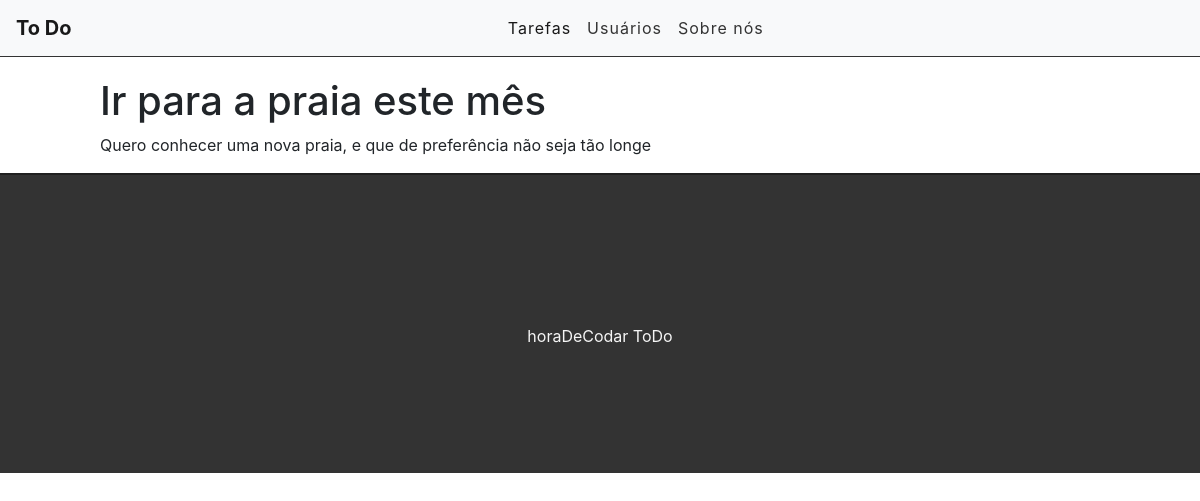
The app's page /task/8, older data.
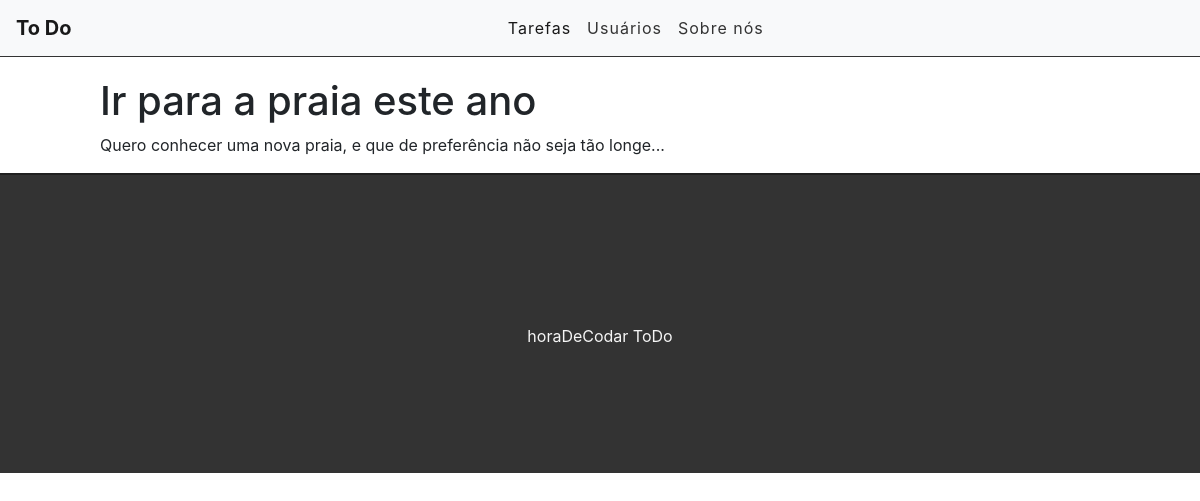
The same page, newer data.
### tasks/models.py (models this page shows, shortened)
class Task(models.Model):
    STATUS = (
        ('doing','Doing'),
        ('done', 'Done'),
    )
    title = models.CharField(max_length=255)
    description = models.TextField()
    done = models.CharField(
        max_length=5,
        choices=STATUS,
    )
    created_at = models.DateTimeField(auto_now_add=True)
    updated_at = models.DateTimeField(auto_now=True)

### tasks/views.py (the view)
# urls.py: path('task/<int:id>', views.taskView, name="task-view"),
def taskView(request, id):
    task = get_object_or_404(Task, pk=id)
    return render(request, 'tasks/task.html', {'task': task})

### tasks/templates/tasks/task.html
{% extends 'base.html' %}
{% block content %}
<div class="offset-1 col-10 list-div">
    <h1>{{task.title}}</h1>
    <p>{{task.description}}</p>
</div>
{% endblock %}

Row changes from the older to the newer data that the page shows:
changed Task: title "Ir para a praia este mês" → "Ir para a praia este ano"; description "Quero conhecer uma nova praia, e que de preferência não seja tão longe" → "Quero conhecer uma nova praia, e que de preferência não seja tão longe..."
